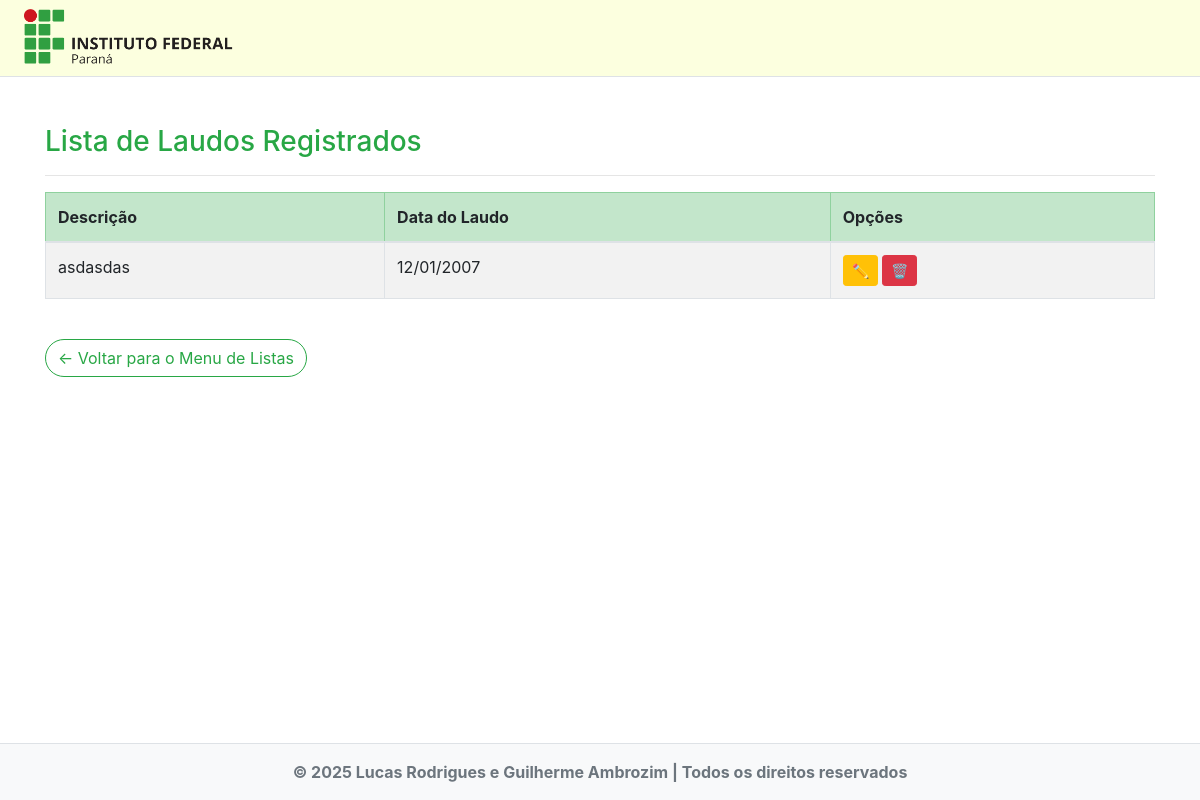
Page /listar/laudo/ on the earlier database version.
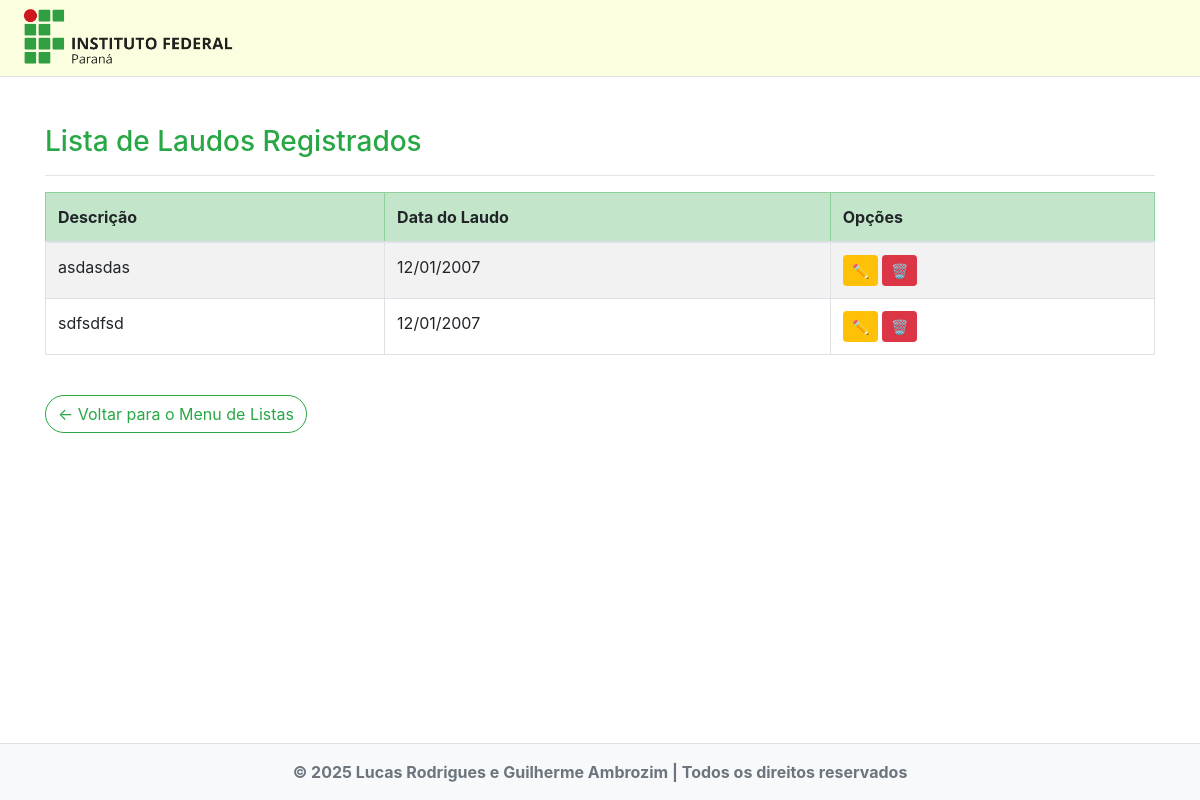
Same page on the later database version.
### paginas/models.py (models this page shows, shortened)
class Laudo(models.Model):
    descricao = models.CharField(max_length=250, verbose_name="Descrição")
    data = models.DateField(verbose_name="Data do Laudo")

### paginas/views.py (the view)
# urls.py: path('listar/laudo/', LaudoList.as_view(), name="listar-laudo"),
class LaudoList(ListView):
    model = Laudo
    template_name = "paginas/listas/laudo.html"

### paginas/templates/paginas/listas/laudo.html
{% extends "paginas/modelo.html" %}
{% load static %}
{% block conteudo %}
<h3 class="text-success mb-3">Lista de Laudos Registrados</h3>
<hr>
<div class="table-responsive">
    <table class="table table-striped table-bordered align-middle">
        <thead class="table-success">
            <tr>
                <th>Descrição</th>
                <th>Data do Laudo</th>
                <th>Opções</th>
            </tr>
        </thead>
        <tbody>
            {% for laudo in object_list %}
            <tr>
                <td>{{ laudo.descricao }}</td>
                <td>{{ laudo.data|date:"d/m/Y" }}</td>
                <td>
                    <a href="{% url 'editar-laudo' laudo.pk %}" class="btn btn-warning btn-sm me-1">✏️</a>
                    <a href="{% url 'excluir-laudo' laudo.pk %}" class="btn btn-danger btn-sm">🗑️</a>
                </td>
            </tr>
            {% empty %}
            <tr>
                <td colspan="3" class="text-center fst-italic">Nenhum laudo registrado.</td>
            </tr>
            {% endfor %}
        </tbody>
    </table>
</div>
<a href="{% url 'menu-listas' %}" class="btn btn-outline-success rounded-pill mt-4">
    &larr; Voltar para o Menu de Listas
</a>
{% endblock %}

Differences in the rows shown:
added Laudo: descricao "sdfsdfsd", data "12/01/2007"
